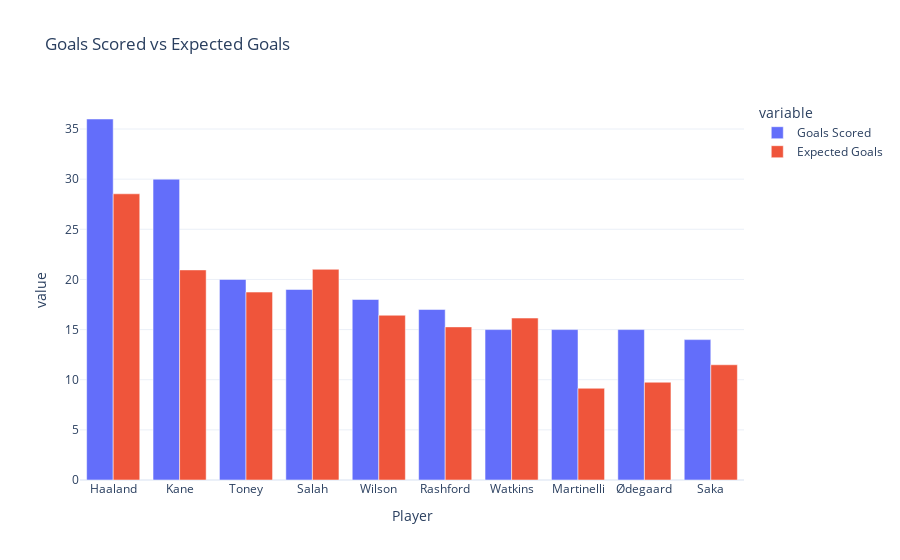

Source (notebook cell):
### Code cell
fig = px.bar(exp_goals, x='web_name', y=['goals_scored', 'expected_goals'], barmode='group', title='Goals Scored vs Expected Goals', 
             template='plotly_white',
             labels={'web_name': 'Player'})

newnames = {'goals_scored':'Goals Scored', 'expected_goals': 'Expected Goals'}
fig.for_each_trace(lambda t: t.update(name = newnames[t.name],
                                      legendgroup = newnames[t.name],
                                      hovertemplate = t.hovertemplate.replace(t.name, newnames[t.name])))
fig.show()

### Figure 1 — Plotly figure (JSON) as saved in the notebook; plotly's stock layout.template omitted (floating-point values rounded to 4 significant figures)
{"data": [{"alignmentgroup": "True", "hovertemplate": "variable=Goals Scored<br>Player=%{x}<br>value=%{y}<extra></extra>", "legendgroup": "Goals Scored", "marker": {"color": "#636efa", "pattern": {"shape": ""}}, "name": "Goals Scored", "offsetgroup": "goals_scored", "orientation": "v", "showlegend": true, "textposition": "auto", "type": "bar", "x": ["Haaland", "Kane", "Toney", "Salah", "Wilson", "Rashford", "Watkins", "Martinelli", "Ødegaard", "Saka"], "xaxis": "x", "y": [36, 30, 20, 19, 18, 17, 15, 15, 15, 14], "yaxis": "y"}, {"alignmentgroup": "True", "hovertemplate": "variable=Expected Goals<br>Player=%{x}<br>value=%{y}<extra></extra>", "legendgroup": "Expected Goals", "marker": {"color": "#EF553B", "pattern": {"shape": ""}}, "name": "Expected Goals", "offsetgroup": "expected_goals", "orientation": "v", "showlegend": true, "textposition": "auto", "type": "bar", "x": ["Haaland", "Kane", "Toney", "Salah", "Wilson", "Rashford", "Watkins", "Martinelli", "Ødegaard", "Saka"], "xaxis": "x", "y": [28.54, 20.95, 18.74, 21.01, 16.43, 15.27, 16.15, 9.15, 9.75, 11.49], "yaxis": "y"}], "layout": {"autosize": true, "barmode": "group", "legend": {"title": {"text": "variable"}, "tracegroupgap": 0}, "title": {"text": "Goals Scored vs Expected Goals"}, "xaxis": {"anchor": "y", "autorange": true, "domain": [0, 1], "range": [-0.5, 9.5], "title": {"text": "Player"}, "type": "category"}, "yaxis": {"anchor": "x", "autorange": true, "domain": [0, 1], "range": [0, 37.89], "title": {"text": "value"}, "type": "linear"}}}
